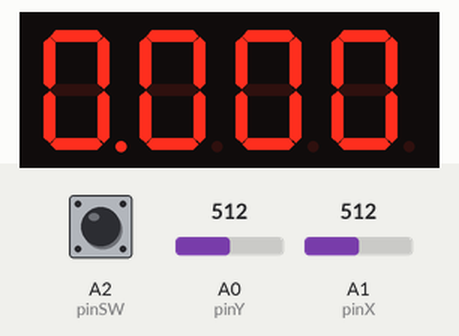
Bench run of a sketch on a simulated Arduino Uno, built with avr-gcc and run on an emulated ATmega328P. Parts: 4-digit seven-segment display. Wiring (inferred from the names in the program): 4-digit 7-segment display, segments lit when HIGH: segments pin 12, pin 8, pin 5, pin 3, pin 2, pin 11, pin 6, pin 4; digit selects pin 7, pin 9, pin 10, pin 13. The inputs (shaded band) are chosen by the test bench; at power-on: A1 (pinX) = 512, A0 (pinY) = 512, A2 (pinSW) HIGH. The segment pins are drawn as the display they are named for.

Above: at 1.2 s.
1.3 s: A1 (pinX) set to 610
At 2.5 s:
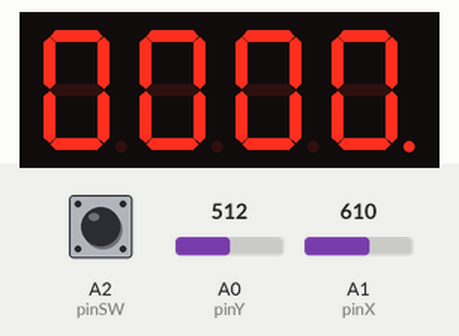
Timing chart, 0 to 4.3 s (numbered marks = the images above; inputs shaded):
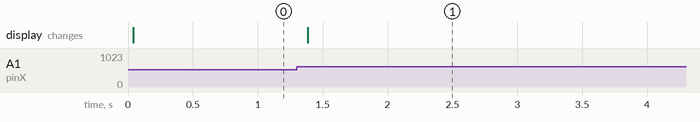

Measured:
- after the input at 1.3 s, the display: changes after 0.08 s (image 1)

The sketch:

CycleThroughDigitsOn4digit7segDisplay.ino
```cpp
// declare all the joystick pins
const int pinSW = A2; // digital pin connected to switch output
const int pinX = A1; // A0 - analog pin connected to X output
const int pinY = A0; // A1 - analog pin connected to Y output

// declare all the segments pins
const int pinA = 12;
const int pinB = 8;
const int pinC = 5;
const int pinD = 3;
const int pinE = 2;
const int pinF = 11;
const int pinG = 6;
const int pinDP = 4;
const int pinD1 = 7;
const int pinD2 = 9;
const int pinD3 = 10;
const int pinD4 = 13;

const int segSize = 8;

const int noOfDisplays = 4;
const int noOfDigits = 10;

// states of the button press
bool checkSwState = false;
int swState = LOW;
int DPstate = LOW;
int lastSwState = LOW;
int xValue = 0;
int yValue = 0;

bool joyMoved = false;
int digit = 0; /// the digit to be written
int displayNo = 0; /// the display on which we write the digit
int minThreshold= 400;
int maxThreshold= 600;

int displayValue[noOfDisplays]; /// the values represented on each display

// segments array
int segments[segSize] = {
pinA, pinB, pinC, pinD, pinE, pinF, pinG, pinDP
};

// digits array, to switch between them easily
int digits[noOfDisplays] = {
pinD1, pinD2, pinD3, pinD4
};

byte digitMatrix[noOfDigits][segSize - 1] = {
// a b c d e f g
{1, 1, 1, 1, 1, 1, 0}, // 0
{0, 1, 1, 0, 0, 0, 0}, // 1
{1, 1, 0, 1, 1, 0, 1}, // 2
{1, 1, 1, 1, 0, 0, 1}, // 3
{0, 1, 1, 0, 0, 1, 1}, // 4
{1, 0, 1, 1, 0, 1, 1}, // 5
{1, 0, 1, 1, 1, 1, 1}, // 6
{1, 1, 1, 0, 0, 0, 0}, // 7
{1, 1, 1, 1, 1, 1, 1}, // 8
{1, 1, 1, 1, 0, 1, 1} // 9
};

void displayNumber(byte digit) {
  for (int i = 0; i < segSize - 1; i++) {
    digitalWrite(segments[i], digitMatrix[digit][i]);
  }

  digitalWrite(segments[segSize-1], LOW);
}

void showDigit(int num) {
  for (int i = 0; i < noOfDisplays; i++) {
    digitalWrite(digits[i], HIGH);
  }

  digitalWrite(digits[num], LOW);
}

void showDigits() {
  for (int i = 0; i < noOfDisplays; i++) {
    showDigit(i);
    displayNumber(displayValue[i]);
    if (i == displayNo) {
      digitalWrite(segments[segSize-1], HIGH);
    }
    delay (5);
  }
}

/// enables cycling through the 4 digits on the Ox axis
void Xmove() {
  if (xValue > maxThreshold && joyMoved == false) {
    if (displayNo > 0) {
      displayNo--;
    } else {
      displayNo = 3;
    }
    joyMoved = true;
  }

  if (xValue < minThreshold && joyMoved == false) {
    if (displayNo < 3) {
      displayNo++;
    } else {
      displayNo = 0;
    }
    joyMoved = true;
  }

  if (xValue >= minThreshold && xValue <= maxThreshold) {
    joyMoved = false;
  }
}

/// enables cycling through the digits on Oy axis
void Ymove() {
  digit = displayValue[displayNo];
  if (yValue < minThreshold && joyMoved == false) {
    if (digit > 0) {
      digit--;
    } else {
      digit = 9;
    }
    joyMoved = true;
  }

  if (yValue > maxThreshold && joyMoved == false) {
    if (digit < 9) {
      digit++;
    } else {
      digit = 0;
    }
    joyMoved = true;
  }

  if (yValue >= minThreshold && yValue <= maxThreshold) {
    joyMoved = false;
  }

  displayValue[displayNo] = digit;
}

void setup(){
  for (int i = 0; i < segSize; i++) {
    pinMode(segments[i], OUTPUT);
  }

  for (int i = 0; i < noOfDisplays; i++) {
    pinMode(digits[i], OUTPUT);
  }

  for (int i = 0; i < noOfDisplays; i++) {
    displayValue[i] = 0;
  }

  pinMode(pinSW, INPUT_PULLUP);

  Serial.begin(9600);
}
void loop(){
  swState = digitalRead(pinSW);
  if (swState != lastSwState) {
   if (swState == LOW ) {
     checkSwState = !checkSwState;
   }
  }
  lastSwState = swState;

  xValue = analogRead(pinX);
  if (!checkSwState) {
    Xmove();
  }

  yValue = analogRead(pinY);
  if (checkSwState) {
    Ymove();
  }

  showDigits();
}
```
